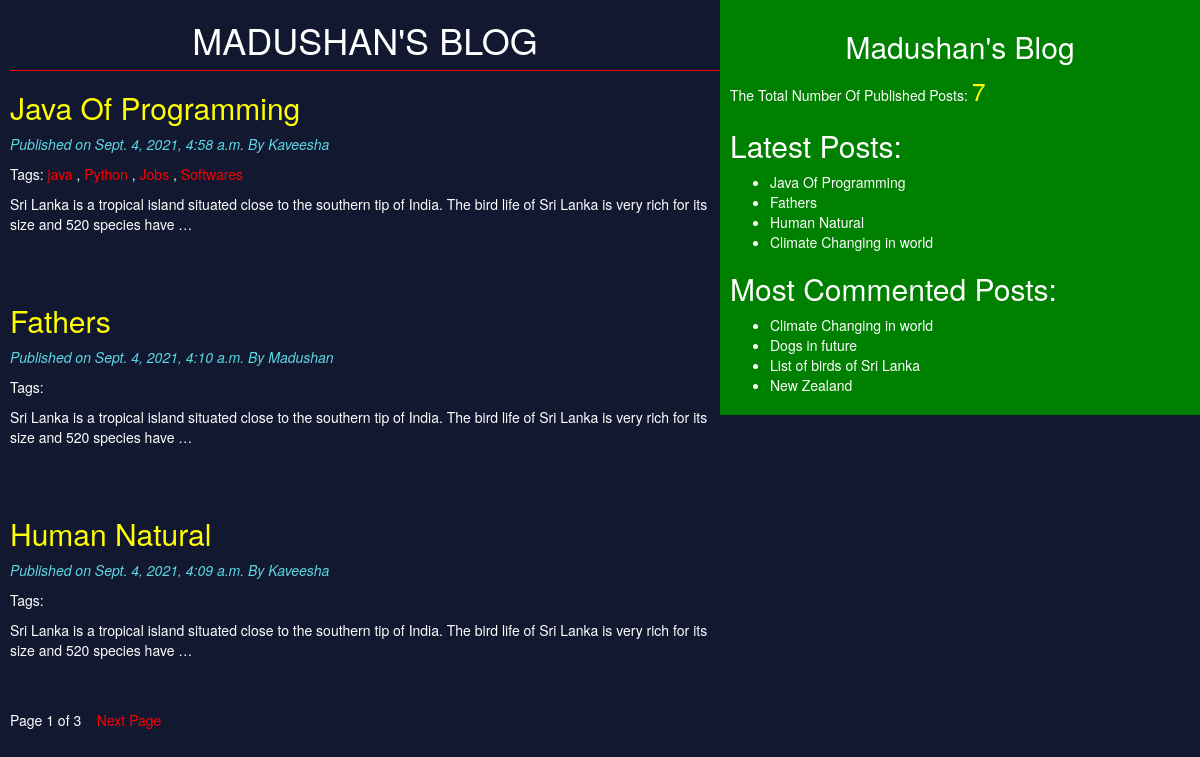
/home/, run on the app's committed database.
### blog/models.py (models this page shows, shortened)
class Post(models.Model):
    STATUS_CHOICES = (('draft', 'Draft'), ('published', 'Published'))
    title = models.CharField(max_length=256)
    slug = models.SlugField(max_length=264, unique_for_date='publish')
    author = models.ForeignKey(User, related_name='blog_posts', on_delete=models.CASCADE)
    body = models.TextField()
    publish = models.DateTimeField(default=timezone.now)
    created = models.DateTimeField(auto_now_add=True)
    updated = models.DateTimeField(auto_now=True)
    status = models.CharField(max_length=10, choices=STATUS_CHOICES, default='draft')
    objects = CustomManager()
    tags = TaggableManager()
    class Meta:
        ordering = ('-publish',)
    def get_absolute_url(self):
        return reverse('post_detail', kwargs={'pk': self.id, 'year': self.publish.year, 'month': self.publish.strftime('%m'), 'day': self.publish.strftime('%d'), 'slug': self.slug })

### blog/views.py (the view)
# urls.py: path('home/', views.post_list_view),
def post_list_view(request, tag_slug=None):
    post_list = Post.objects.all()
    tag=None
    if tag_slug:
        tag = get_object_or_404(Tag, slug=tag_slug)
        post_list = post_list.filter(tags__in=[tag])
    paginator = Paginator(post_list, 3)
    page_number = request.GET.get('page')
    try:
        post_list = paginator.page(page_number)
    except PageNotAnInteger:
        post_list = paginator.page(1)
    except EmptyPage:
        post_list = paginator.page(paginator.num_pages)
    return render(request, 'blog/post_list.html', {'post_list': post_list, 'tag': tag})

### blog/models.py (called while the page is built)
    def get_queryset(self):
        return super().get_queryset().filter(status='published')

### blog/templatetags/blog_tags.py (called while the page is built)
@register.simple_tag
def total_posts():
    return Post.objects.count()

@register.inclusion_tag('blog/latest_posts.html')
def show_latest_posts(count=4):
    latest_posts = Post.objects.order_by('-publish')[:count]
    return {'latest_posts': latest_posts}

@register.simple_tag
def get_most_commented_posts(count=4):
    return Post.objects.annotate(total_comments=Count('comments')).order_by('-total_comments')[:count]

### templates/blog/post_list.html (shortened to what this page needs)
<!DOCTYPE html>
{% extends "blog/base.html" %}
    {% block content %}
        <h1>MADUSHAN'S BLOG</h1>
        {%for post in post_list%}
            <a href="{{post.get_absolute_url}}"><h2>{{post.title}}</h2></a>
            <p id="date">Published on {{post.publish}} By {{post.author|title}}</p>
            <p>Tags:
                {% for tag in post.tags.all %}
                    <a href="{% url 'post_list_by_tag_name' tag.slug %}" style="color: red">{{tag.name}}</a>
                    {% if not forloop.last %},{% endif %}
                {% endfor %}
            </p>
            <p>{{post.body|truncatewords:30|linebreaks}}</p><br><br>
        {% endfor %}
        {% include "blog/pagination.html" with page=post_list %}
    {% endblock %}

### templates/blog/base.html (shortened to what this page needs)
<!DOCTYPE html>
{% load staticfiles %}
{% load blog_tags %}
<html lang="en">
<head>
    <link rel="stylesheet" href="https://maxcdn.bootstrapcdn.com/bootstrap/3.3.7/css/bootstrap.min.css">
    <link rel="stylesheet" href="{% static "css/demo.css" %}">
</head>
<body>
    <div class="content">
        {% block content %}{% endblock %}
    </div>
    <div class="sidebar">
        <h2 align="center">Madushan's Blog</h2>
        <p>The Total Number Of Published Posts: <span id="post_count">{% total_posts %}</span></p>
        <h2>Latest Posts:</h2>
        {% show_latest_posts %}
        <h2>Most Commented Posts:</h2>
        {% get_most_commented_posts as most_commented_posts %}
        <ul>
            {% for post in most_commented_posts %}
                <li><a href="{{post.get_absolute_url}}">{{post.title}}</a></li>
            {% endfor %}
        </ul>
    </div>
</body>
</html>

### templates/blog/pagination.html (shortened to what this page needs)
<div class="paginator">
    <span>Page {{page.number}} of {{page.paginator.num_pages}}</span>&nbsp&nbsp&nbsp
    {% if page.has_next %}
        <a href="?page={{page.next_page_number}}" style="color: #FF0000">Next Page</a>
    {% endif %}
</div>

### templates/blog/latest_posts.html
<ul>
    {% for post in latest_posts %}
        <li><a href="{{post.get_absolute_url}}">{{post.title}}</a></li>
    {% endfor %}
</ul>

### static/css/demo.css (style rules this page uses)
.content { width: 60%; float: left; padding-left: 10px; }
.sidebar { width: 40%; float: right; padding: 10px; background: green; }
h1 { text-align: center; border-bottom: 1px solid red; padding-bottom: 10px; }
body { color: white; background: #11182F; }
#date { color: #5DD8E4; font-size: 14px; font-style: italic; }
a h2 { color: yellow; }
#post_count { color: yellow; font-size: 25px; }
li a { color: white; }

### data on the page
Post: title "Java Of Programming", publish "Sept. 4, 2021, 4:58 a.m.", author "Kaveesha", body "Sri Lanka is a tropical island situated close to the southern tip of India. The bird life of Sri Lanka is very rich for its size and 520 species have …"
Tag: name "java"
Tag: name "Python"
Tag: name "Jobs"
Tag: name "Softwares"
Post: title "Fathers", publish "Sept. 4, 2021, 4:10 a.m.", author "Madushan", body "Sri Lanka is a tropical island situated close to the southern tip of India. The bird life of Sri Lanka is very rich for its size and 520 species have …"
Post: title "Human Natural", publish "Sept. 4, 2021, 4:09 a.m.", author "Kaveesha", body "Sri Lanka is a tropical island situated close to the southern tip of India. The bird life of Sri Lanka is very rich for its size and 520 species have …"
Post: title "Climate Changing in world"
Post: title "Dogs in future"
Post: title "List of birds of Sri Lanka"
Post: title "New Zealand"

### other printed values
{{ page.number }} "1"
{{ page.paginator.num_pages }} "3"
